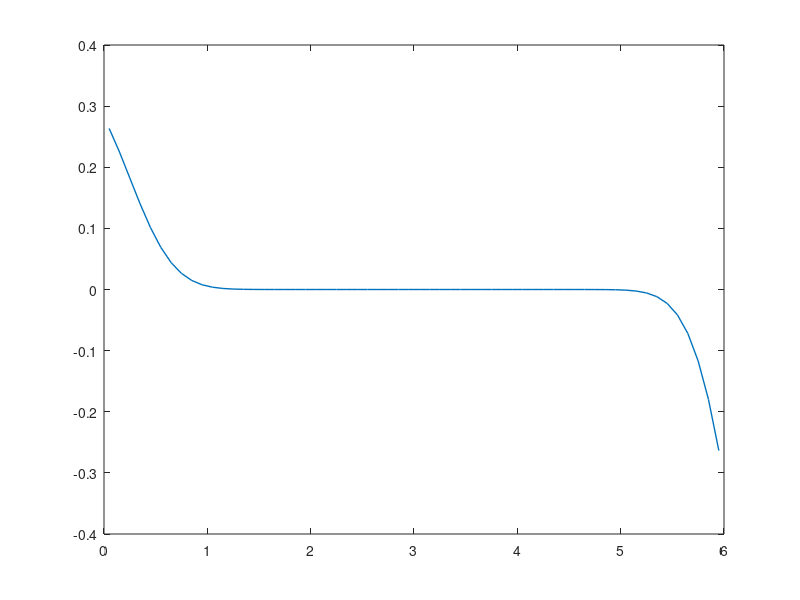

Recreate this plot in MATLAB.
clear;
clc;
delta_x=1/25;
delta_t=1/350;

x=[0.05:0.1:6];

D=1/10;
V=0.5;

%%t inicial t=0.05
x0_i=[0.183161
 0.039229
 0.003609
 0.000119
 -0.000011
 -0.000011
 -0.000009
 -0.000008
 -0.000007
 -0.000006
 -0.000005
 -0.000005
 -0.000004
 -0.000004
 -0.000003
 -0.000003
 -0.000003
 -0.000002
 -0.000002
 -0.000002
 -0.000002
 -0.000002
 -0.000001
 -0.000001
 -0.000001
 -0.000001
 -0.000001
 -0.000000
 -0.000000
 -0.000000
 0.000000
 0.000000
 0.000000
 0.000001
 0.000001
 0.000001
 0.000001
 0.000001
 0.000002
 0.000002
 0.000002
 0.000002
 0.000002
 0.000003
 0.000003
 0.000003
 0.000004
 0.000004
 0.000005
 0.000005
 0.000006
 0.000007
 0.000008
 0.000009
 0.000011
 0.000011
 -0.000119
 -0.003609
 -0.039229
 -0.183161];
 
 
%%x inicial x=0.05;
 t0_j=[0.183161
 0.213755
 0.227415
 0.235426
 0.240768
 0.244609
 0.247512
 0.249786
 0.251616
 0.253118
 0.254372
 0.255433
 0.256341
 0.257126
 0.257810
 0.258410
 0.258939
 0.259409
 0.259829
 0.260204
 0.260542
 0.260847
 0.261123
 0.261374
 0.261603
 0.261811
 0.262002
 0.262177
 0.262338
 0.262486
 0.262622
 0.262748
 0.262865
 0.262973
 0.263073
 0.263166
 0.263252
 0.263333
 0.263408
 0.263478
 0.263543
 0.263604
 0.263661
 0.263715
 0.263765
 0.263812
 0.263856
 0.263897
 0.263936
 0.263972
 0.264007
 0.264039
 0.264069
 0.264098
 0.264125
 0.264150
 0.264175
 0.264197
 0.264219
 0.264239];
 
 %%x final x=5.95;
 tf_j=[-0.183161
 -0.213755
 -0.227415
 -0.235426
 -0.240768
 -0.244609
 -0.247512
 -0.249786
 -0.251616
 -0.253118
 -0.254372
 -0.255433
 -0.256341
 -0.257126
 -0.257810
 -0.258410
 -0.258939
 -0.259409
 -0.259829
 -0.260204
 -0.260542
 -0.260847
 -0.261123
 -0.261374
 -0.261603
 -0.261811
 -0.262002
 -0.262177
 -0.262338
 -0.262486
 -0.262622
 -0.262748
 -0.262865
 -0.262973
 -0.263073
 -0.263166
 -0.263252
 -0.263333
 -0.263408
 -0.263478
 -0.263543
 -0.263604
 -0.263661
 -0.263715
 -0.263765
 -0.263812
 -0.263856
 -0.263897
 -0.263936
 -0.263972
 -0.264007
 -0.264039
 -0.264069
 -0.264098
 -0.264125
 -0.264150
 -0.264175
 -0.264197
 -0.264219
 -0.264239];
 
 c=0;
 for i=1:length(x0_i)
   
   c(1,i)=x0_i(i);
   c(i,1)=t0_j(i);
   c(i,length(x0_i))=tf_j(i);
   
 endfor
 %fin for
 for j=1:length(t0_j)-1
   for i=2:length(x0_i)-1
      c(j+1,i)=c(j,i)+(((D*delta_t)/(delta_x^2))*(c(j,i+1)-2*c(j,i)+c(j,i-1)))-(((V*delta_t)/(delta_x))*(c(j,i+1)-c(j,i)));
   endfor
 endfor
 %fin for
 
  fprintf('t = 20*(1/20)');
  c_aprox=0;
  
  for i=1:length(x0_i)
   c_aprox(i)=c(40,i);
   fprintf('\n %f',c_aprox(i));
 endfor
 %fin for
 
  plot(x,c_aprox,'linewidth',1);
  
fprintf('\n fin programa');